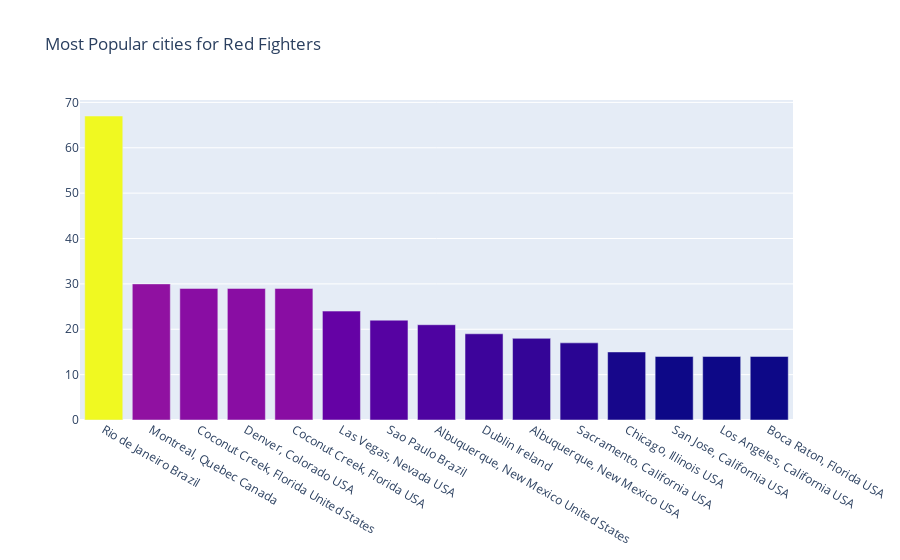

The notebook cell saved with this chart:
### Code cell
offline.iplot(fig,filename='Ratio')

### Figure 1 — Plotly figure (JSON) as saved in the notebook; plotly's stock layout.template omitted (floating-point values rounded to 4 significant figures)
{"data": [{"marker": {"color": [67, 30, 29, 29, 29, 24, 22, 21, 19, 18, 17, 15, 14, 14, 14]}, "type": "bar", "x": ["Rio de Janeiro Brazil", "Montreal, Quebec Canada", "Coconut Creek, Florida United States", "Denver, Colorado USA", "Coconut Creek, Florida USA", "Las Vegas, Nevada USA", "Sao Paulo Brazil", "Albuquerque, New Mexico United States", "Dublin Ireland", "Albuquerque, New Mexico USA", "Sacramento, California USA", "Chicago, Illinois USA", "San Jose, California USA", "Los Angeles, California USA", "Boca Raton, Florida USA"], "y": [67, 30, 29, 29, 29, 24, 22, 21, 19, 18, 17, 15, 14, 14, 14]}], "layout": {"title": {"text": "Most Popular cities for Red Fighters"}}}
